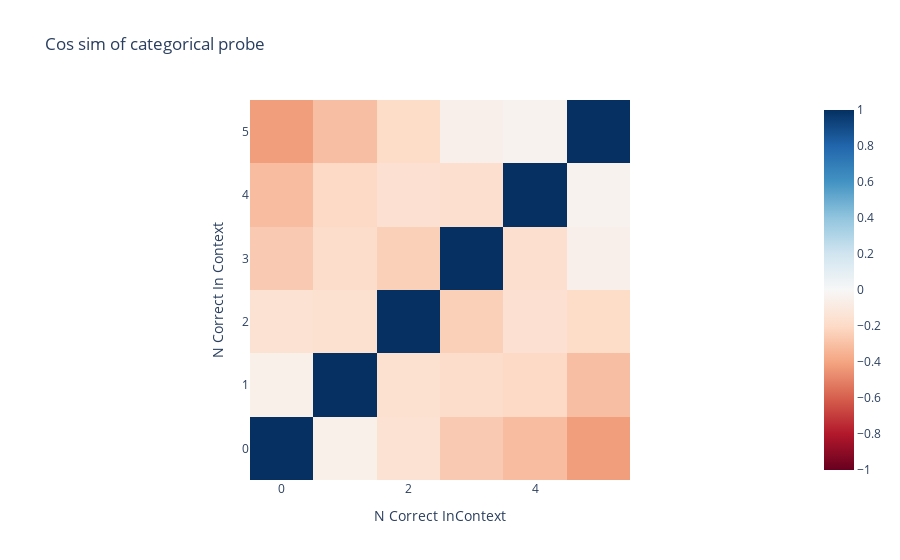

Write notebook code for a chart like this one.
### Code cell
cos = nn.CosineSimilarity()

probe_num_context_cossim = []
for probe in nin_d.probes:
    cossims = np.empty((6, 6))
    for i in range(6):
        for j in range(6):
            cossims[i, j] = cos(torch.from_numpy(probe.coef_[i]).reshape(1, -1), torch.from_numpy(probe.coef_[j]).reshape(1, -1)).item()

    probe_num_context_cossim.append(cossims)

probe_num_context_cossim = np.stack(probe_num_context_cossim).mean(axis = 0)
px.imshow(probe_num_context_cossim, labels = {"x" : "N Correct InContext", "y": "N Correct In Context"},title = "Cos sim of categorical probe", color_continuous_midpoint = 0, color_continuous_scale="RdBu", origin = "lower")

### Figure 1 — Plotly figure (JSON) as saved in the notebook; plotly's stock layout.template omitted (floating-point values rounded to 4 significant figures)
{"data": [{"coloraxis": "coloraxis", "hovertemplate": "N Correct InContext: %{x}<br>N Correct In Context: %{y}<br>color: %{z}<extra></extra>", "name": "0", "type": "heatmap", "xaxis": "x", "yaxis": "y", "z": [[1.0, -0.05332, -0.152, -0.2649, -0.3099, -0.4197], [-0.05332, 1.0, -0.1568, -0.1824, -0.205, -0.3058], [-0.152, -0.1568, 1.0, -0.2397, -0.1543, -0.194], [-0.2649, -0.1824, -0.2397, 1.0, -0.1711, -0.05411], [-0.3099, -0.205, -0.1543, -0.1711, 1.0, -0.0353], [-0.4197, -0.3058, -0.194, -0.05411, -0.0353, 1.0]]}], "layout": {"coloraxis": {"cmid": 0, "colorscale": [[0, "rgb(103,0,31)"], [0.1, "rgb(178,24,43)"], [0.2, "rgb(214,96,77)"], [0.3, "rgb(244,165,130)"], [0.4, "rgb(253,219,199)"], [0.5, "rgb(247,247,247)"], [0.6, "rgb(209,229,240)"], [0.7, "rgb(146,197,222)"], [0.8, "rgb(67,147,195)"], [0.9, "rgb(33,102,172)"], [1, "rgb(5,48,97)"]]}, "title": {"text": "Cos sim of categorical probe"}, "xaxis": {"anchor": "y", "constrain": "domain", "domain": [0, 1], "scaleanchor": "y", "title": {"text": "N Correct InContext"}}, "yaxis": {"anchor": "x", "autorange": true, "constrain": "domain", "domain": [0, 1], "title": {"text": "N Correct In Context"}}}}
